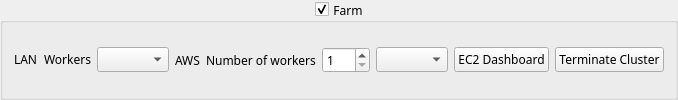
              <widget class="QGroupBox" name="gb_depth_farm">
               <property name="font">
                <font>
                 <family>.SF NS Text</family>
                </font>
               </property>
               <property name="title">
                <string>Farm</string>
               </property>
               <property name="alignment">
                <set>Qt::AlignCenter</set>
               </property>
               <property name="checkable">
                <bool>true</bool>
               </property>
               <layout class="QGridLayout" name="gridLayout_16">
                <item row="0" column="0">
                 <widget class="QWidget" name="w_depth_farm_lan" native="true">
                  <layout class="QGridLayout" name="gridLayout_15">
                   <property name="leftMargin">
                    <number>0</number>
                   </property>
                   <property name="topMargin">
                    <number>0</number>
                   </property>
                   <property name="rightMargin">
                    <number>0</number>
                   </property>
                   <property name="bottomMargin">
                    <number>0</number>
                   </property>
                   <item row="0" column="0">
                    <layout class="QGridLayout" name="gridLayout_97">
                     <item row="0" column="1">
                      <layout class="QHBoxLayout" name="horizontalLayout_25">
                       <item>
                        <widget class="QLabel" name="label_depth_farm_workers">
                         <property name="text">
                          <string>Workers</string>
                         </property>
                        </widget>
                       </item>
                       <item>
                        <widget class="ComboBoxCheckable" name="dd_depth_farm_workers">
                         <property name="font">
                          <font>
                           <family>.SF NS Text</family>
                          </font>
                         </property>
                        </widget>
                       </item>
                      </layout>
                     </item>
                     <item row="0" column="0">
                      <widget class="QLabel" name="label_depth_farm_lan">
                       <property name="text">
                        <string>LAN</string>
                       </property>
                      </widget>
                     </item>
                    </layout>
                   </item>
                  </layout>
                 </widget>
                </item>
                <item row="0" column="1">
                 <widget class="QWidget" name="w_depth_farm_s3" native="true">
                  <layout class="QGridLayout" name="gridLayout_14">
                   <property name="leftMargin">
                    <number>0</number>
                   </property>
                   <property name="topMargin">
                    <number>0</number>
                   </property>
                   <property name="rightMargin">
                    <number>0</number>
                   </property>
                   <property name="bottomMargin">
                    <number>0</number>
                   </property>
                   <item row="0" column="0">
                    <layout class="QGridLayout" name="gridLayout_12">
                     <item row="0" column="0">
                      <widget class="QLabel" name="label_depth_farm_aws">
                       <property name="text">
                        <string>AWS</string>
                       </property>
                      </widget>
                     </item>
                     <item row="0" column="1">
                      <layout class="QGridLayout" name="gridLayout_10">
                       <item row="0" column="0">
                        <widget class="QLabel" name="label_depth_farm_num_workers">
                         <property name="text">
                          <string>Number of workers</string>
                         </property>
                        </widget>
                       </item>
                       <item row="0" column="1">
                        <widget class="QSpinBox" name="spin_depth_farm_num_workers">
                         <property name="minimum">
                          <number>1</number>
                         </property>
                         <property name="maximum">
                          <number>999</number>
                         </property>
                        </widget>
                       </item>
                      </layout>
                     </item>
                     <item row="0" column="2">
                      <widget class="QComboBox" name="dd_depth_farm_ec2"/>
                     </item>
                     <item row="0" column="4">
                      <widget class="QPushButton" name="btn_depth_farm_terminate_cluster">
                       <property name="text">
                        <string>Terminate Cluster</string>
                       </property>
                      </widget>
                     </item>
                     <item row="0" column="3">
                      <widget class="QPushButton" name="btn_depth_farm_ec2_dashboard">
                       <property name="text">
                        <string>EC2 Dashboard</string>
                       </property>
                      </widget>
                     </item>
                    </layout>
                   </item>
                  </layout>
                 </widget>
                </item>
               </layout>
              </widget>
